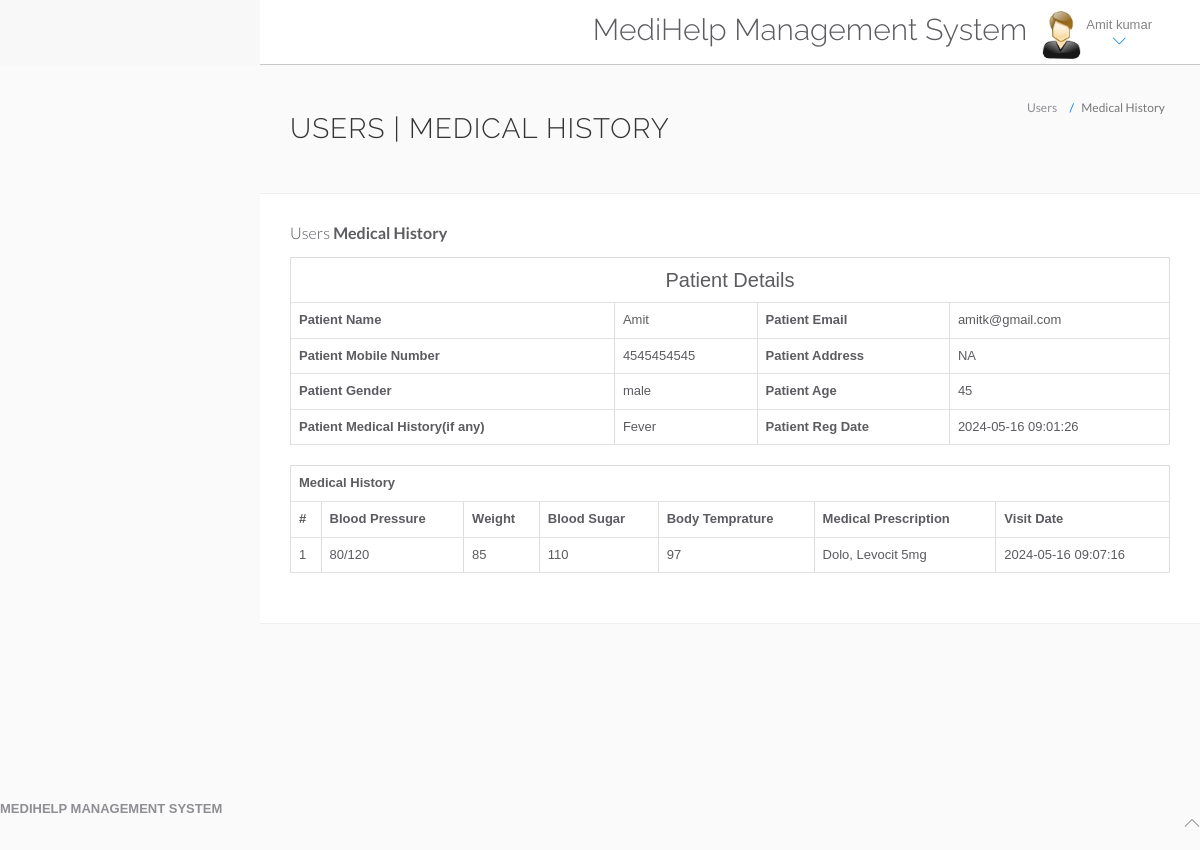
/hms/view-medhistory.php?viewid=2 (signed in), run on the app's committed database.
### tables this page shows
CREATE TABLE `users` (
  `id` int(11) NOT NULL,
  `fullName` varchar(255) DEFAULT NULL,
  `address` longtext DEFAULT NULL,
  `city` varchar(255) DEFAULT NULL,
  `gender` varchar(255) DEFAULT NULL,
  `email` varchar(255) DEFAULT NULL,
  `password` varchar(255) DEFAULT NULL,
  `regDate` timestamp NULL DEFAULT current_timestamp(),
  `updationDate` timestamp NULL DEFAULT NULL ON UPDATE current_timestamp()
);

CREATE TABLE `tblpatient` (
  `ID` int(10) NOT NULL,
  `Docid` int(10) DEFAULT NULL,
  `PatientName` varchar(200) DEFAULT NULL,
  `PatientContno` bigint(10) DEFAULT NULL,
  `PatientEmail` varchar(200) DEFAULT NULL,
  `PatientGender` varchar(50) DEFAULT NULL,
  `PatientAdd` mediumtext DEFAULT NULL,
  `PatientAge` int(10) DEFAULT NULL,
  `PatientMedhis` mediumtext DEFAULT NULL,
  `CreationDate` timestamp NULL DEFAULT current_timestamp(),
  `UpdationDate` timestamp NULL DEFAULT NULL ON UPDATE current_timestamp()
);

CREATE TABLE `tblmedicalhistory` (
  `ID` int(10) NOT NULL,
  `PatientID` int(10) DEFAULT NULL,
  `BloodPressure` varchar(200) DEFAULT NULL,
  `BloodSugar` varchar(200) NOT NULL,
  `Weight` varchar(100) DEFAULT NULL,
  `Temperature` varchar(200) DEFAULT NULL,
  `MedicalPres` mediumtext DEFAULT NULL,
  `CreationDate` timestamp NOT NULL DEFAULT current_timestamp() ON UPDATE current_timestamp()
);

### hms/view-medhistory.php (the view, shortened to what this page needs)
<?php
include('include/config.php');
?>
<!DOCTYPE html>
<html lang="en">
<head>
	<link rel="stylesheet" href="vendor/bootstrap/css/bootstrap.min.css">
	<link rel="stylesheet" href="vendor/fontawesome/css/font-awesome.min.css">
	<link rel="stylesheet" href="vendor/themify-icons/themify-icons.min.css">
	<link href="vendor/animate.css/animate.min.css" rel="stylesheet" media="screen">
	<link href="vendor/perfect-scrollbar/perfect-scrollbar.min.css" rel="stylesheet" media="screen">
	<link href="vendor/switchery/switchery.min.css" rel="stylesheet" media="screen">
	<link href="vendor/bootstrap-touchspin/jquery.bootstrap-touchspin.min.css" rel="stylesheet" media="screen">
	<link href="vendor/select2/select2.min.css" rel="stylesheet" media="screen">
	<link href="vendor/bootstrap-datepicker/bootstrap-datepicker3.standalone.min.css" rel="stylesheet" media="screen">
	<link href="vendor/bootstrap-timepicker/bootstrap-timepicker.min.css" rel="stylesheet" media="screen">
	<link rel="stylesheet" href="assets/css/styles.css">
	<link rel="stylesheet" href="assets/css/plugins.css">
	<link rel="stylesheet" href="assets/css/themes/theme-1.css" id="skin_color" />
</head>
<body>
	<div id="app">
		<div class="app-content">
			<?php include('include/header.php'); ?>
			<div class="main-content">
				<div class="wrap-content container" id="container">
					<section id="page-title">
						<div class="row">
							<div class="col-sm-8">
								<h1 class="mainTitle">Users | Medical History</h1>
							</div>
							<ol class="breadcrumb">
								<li>
									<span>Users</span>
								</li>
								<li class="active">
									<span>Medical History</span>
								</li>
							</ol>
						</div>
					</section>
					<div class="container-fluid container-fullw bg-white">
						<div class="row">
							<div class="col-md-12">
								<h5 class="over-title margin-bottom-15">Users <span class="text-bold">Medical History</span></h5>
								<?php
								$vid = $_GET['viewid'];
								$ret = mysqli_query($con, "select * from tblpatient where ID='$vid'");
								$cnt = 1;
								while ($row = mysqli_fetch_array($ret)) {
								?>
									<table border="1" class="table table-bordered">
										<tr align="center">
											<td colspan="4" style="font-size:20px;color:blue">
												Patient Details</td>
										</tr>
										<tr>
											<th scope>Patient Name</th>
											<td><?php echo $row['PatientName']; ?></td>
											<th scope>Patient Email</th>
											<td><?php echo $row['PatientEmail']; ?></td>
										</tr>
										<tr>
											<th scope>Patient Mobile Number</th>
											<td><?php echo $row['PatientContno']; ?></td>
											<th>Patient Address</th>
											<td><?php echo $row['PatientAdd']; ?></td>
										</tr>
										<tr>
											<th>Patient Gender</th>
											<td><?php echo $row['PatientGender']; ?></td>
											<th>Patient Age</th>
											<td><?php echo $row['PatientAge']; ?></td>
										</tr>
										<tr>
											<th>Patient Medical History(if any)</th>
											<td><?php echo $row['PatientMedhis']; ?></td>
											<th>Patient Reg Date</th>
											<td><?php echo $row['CreationDate']; ?></td>
										</tr>
									<?php } ?>
									</table>
									<?php
									$ret = mysqli_query($con, "select * from tblmedicalhistory  where PatientID='$vid'");
									?>
									<table id="datatable" class="table table-bordered dt-responsive nowrap" style="border-collapse: collapse; border-spacing: 0; width: 100%;">
										<tr align="center">
											<th colspan="8">Medical History</th>
										</tr>
										<tr>
											<th>#</th>
											<th>Blood Pressure</th>
											<th>Weight</th>
											<th>Blood Sugar</th>
											<th>Body Temprature</th>
											<th>Medical Prescription</th>
											<th>Visit Date</th>
										</tr>
										<?php
										while ($row = mysqli_fetch_array($ret)) {
										?>
											<tr>
												<td><?php echo $cnt; ?></td>
												<td><?php echo $row['BloodPressure']; ?></td>
												<td><?php echo $row['Weight']; ?></td>
												<td><?php echo $row['BloodSugar']; ?></td>
												<td><?php echo $row['Temperature']; ?></td>
												<td><?php echo $row['MedicalPres']; ?></td>
												<td><?php echo $row['CreationDate']; ?></td>
											</tr>
										<?php $cnt = $cnt + 1;
										} ?>
									</table>
							</div>
						</div>
					</div>
				</div>
			</div>
		</div>
	</div>
	<?php include('include/footer.php'); ?>
</body>
</html>

### hms/include/header.php (shortened to what this page needs)
<header class="navbar navbar-default navbar-static-top">
	<div class="navbar-collapse collapse">
		<ul class="nav navbar-right">
			<li style="padding-top:2% ">
				<h2>MediHelp Management System</h2>
			</li>
			<li class="dropdown current-user">
				<a href class="dropdown-toggle" data-toggle="dropdown">
					<img src="assets/images/images.jpg"> <span class="username">
						<?php $query = mysqli_query($con, "select fullName from users where id='" . $_SESSION['id'] . "'");
						while ($row = mysqli_fetch_array($query)) {
							echo $row['fullName'];
						}
						?> <i class="ti-angle-down"></i></i></span>
				</a>
			</li>
		</ul>
	</div>
</header>

### hms/assets/css/themes/theme-1.css (style rules this page uses)
body { background: #FAFAFA; }
header .navbar-collapse { background: #ffffff !important; border-bottom-color: #c8c7cc !important; box-shadow: none !important; }
header .navbar-collapse .navbar-right > li > a { color: #777; }
header .navbar-collapse .navbar-right > li > a i { color: #007aff !important; }

### data on the page
users: fullName "Amit kumar"
tblpatient: PatientName "Amit", PatientEmail "amitk@gmail.com", PatientContno "4545454545", PatientAdd "NA", PatientGender "male", PatientAge "45", PatientMedhis "Fever", CreationDate "2024-05-16 09:01:26"
tblmedicalhistory: BloodPressure "80/120", Weight "85", BloodSugar "110", Temperature "97", MedicalPres "Dolo, Levocit 5mg", CreationDate "2024-05-16 09:07:16"
